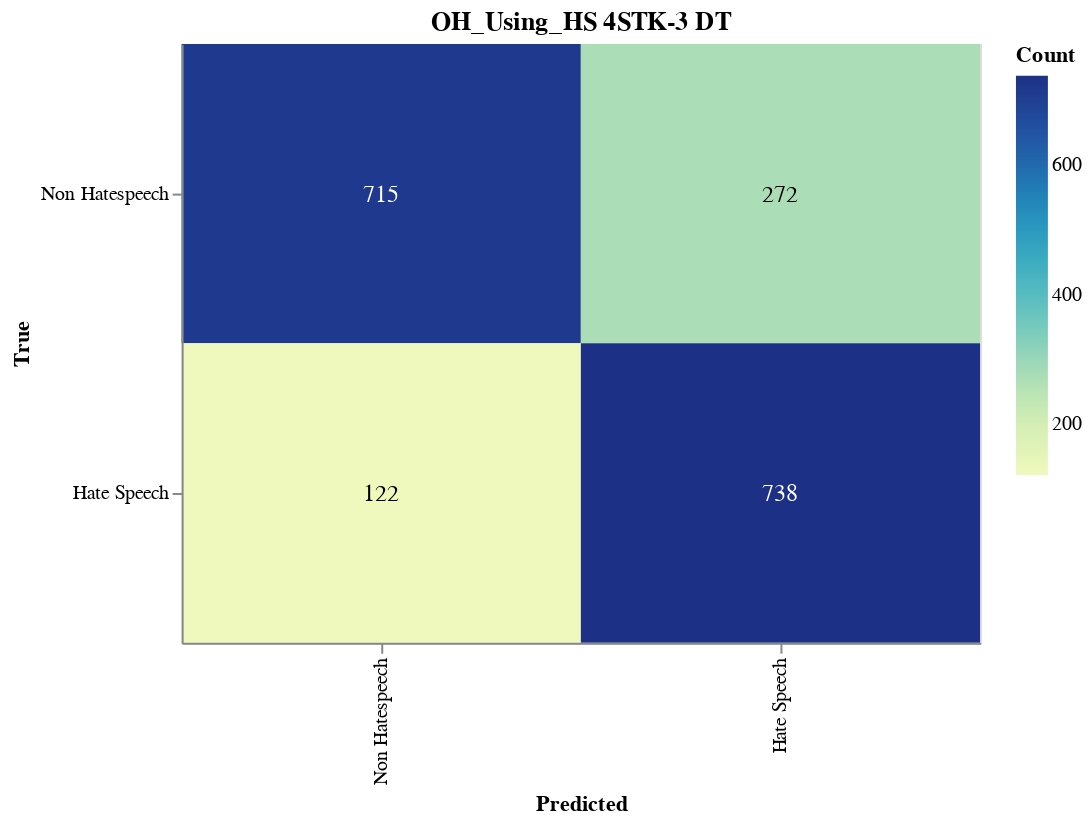

Source (notebook cell):
### Markdown cell above
#### Save CM

### Code cell
import altair as alt
import altair_saver
import pandas as pd
from sklearn.metrics import confusion_matrix

# Calculate the confusion matrix
cm = confusion_matrix(y_val, adjusted_predictions)

# Define class names
class_names = ['Non Hatespeech', 'Hate Speech']

# Convert confusion matrix to DataFrame
cm_df = pd.DataFrame(cm, index=class_names, columns=class_names).reset_index().melt(id_vars='index')
cm_df.columns = ['True', 'Predicted', 'Count']

# Ensure the order of categories
cm_df['True'] = pd.Categorical(cm_df['True'], categories=class_names, ordered=True)
cm_df['Predicted'] = pd.Categorical(cm_df['Predicted'], categories=class_names, ordered=True)

# Create the Altair plot
heatmap = alt.Chart(cm_df).mark_rect().encode(
    x=alt.X('Predicted:O', sort=class_names),
    y=alt.Y('True:O', sort=class_names),
    color='Count:Q',
    tooltip=['True', 'Predicted', 'Count']
).properties(
    width=400,
    height=300,
    title='OH_Using_HS 4STK-3 DT'
)

# Add text labels
text = heatmap.mark_text(
    align='center',
    baseline='middle',
    fontSize=12
).encode(
    text='Count:Q',
    color=alt.condition(
        alt.datum.Count > cm.max() / 2,
        alt.value('white'),
        alt.value('black')
    )
)

# Combine heatmap and text
final_chart = heatmap + text

# Display the plot
final_chart.show()

### Figure 1 — Vega-Lite specification as saved in the notebook (floating-point values rounded to 4 significant figures)
{"config": {"view": {"continuousWidth": 300, "continuousHeight": 300}}, "layer": [{"mark": {"type": "rect"}, "encoding": {"color": {"field": "Count", "type": "quantitative"}, "tooltip": [{"field": "True", "type": "ordinal"}, {"field": "Predicted", "type": "ordinal"}, {"field": "Count", "type": "quantitative"}], "x": {"field": "Predicted", "sort": ["Non Hatespeech", "Hate Speech"], "type": "ordinal"}, "y": {"field": "True", "sort": ["Non Hatespeech", "Hate Speech"], "type": "ordinal"}}, "title": "OH_Using_HS 4STK-3 DT"}, {"mark": {"type": "text", "align": "center", "baseline": "middle", "fontSize": 12}, "encoding": {"color": {"condition": {"test": "(datum.Count > 369.0)", "value": "white"}, "value": "black"}, "text": {"field": "Count", "type": "quantitative"}, "tooltip": [{"field": "True", "type": "ordinal"}, {"field": "Predicted", "type": "ordinal"}, {"field": "Count", "type": "quantitative"}], "x": {"field": "Predicted", "sort": ["Non Hatespeech", "Hate Speech"], "type": "ordinal"}, "y": {"field": "True", "sort": ["Non Hatespeech", "Hate Speech"], "type": "ordinal"}}, "title": "OH_Using_HS 4STK-3 DT"}], "data": {"name": "data-3ef6b0c8bd2b78901693c805b0aab80c"}, "height": 300, "width": 400, "$schema": "https://vega.github.io/schema/vega-lite/v5.17.0.json", "datasets": {"data-3ef6b0c8bd2b78901693c805b0aab80c": [{"True": "Non Hatespeech", "Predicted": "Non Hatespeech", "Count": 715}, {"True": "Hate Speech", "Predicted": "Non Hatespeech", "Count": 122}, {"True": "Non Hatespeech", "Predicted": "Hate Speech", "Count": 272}, {"True": "Hate Speech", "Predicted": "Hate Speech", "Count": 738}]}}
